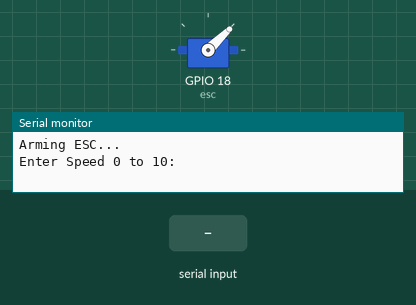
Simulated run of this sketch. Board: ESP32. On the bench: servo, the last lines printed to the serial monitor. The inputs (shaded band) are chosen by the test bench.

Above: at 4.2 s.
4.3 s: "90,45\n" received over Serial
At 6.5 s:
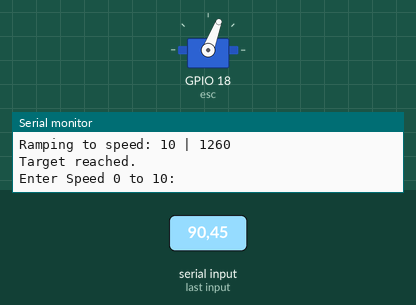
7.3 s: "5\n" received over Serial
At 7.49 s:
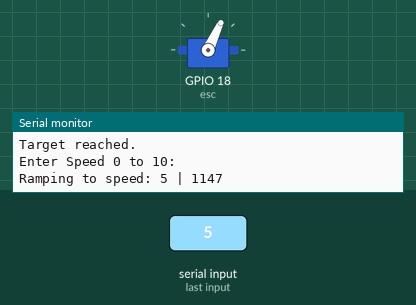
9.2 s: "30,150\n" received over Serial
At 9.37 s:
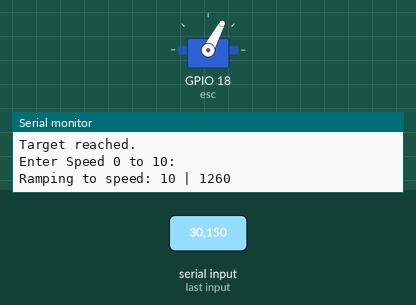
Timing chart, 0 to 12.2 s (numbered marks = the images above; inputs shaded):
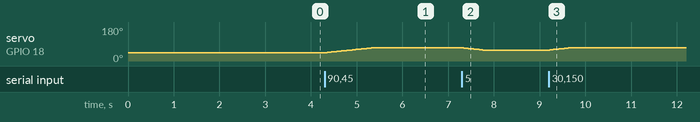

Measured:
- after the input at 4.3 s, servo on GPIO 18 (esc): moves from 44° to 69° over 1.0 s, starting at once
- after the input at 7.3 s, servo on GPIO 18 (esc): moves from 69° to 58° over 0.42 s, starting at once
- after the input at 9.2 s, servo on GPIO 18 (esc): moves from 58° to 69° over 0.40 s, starting at once

The sketch:

BLDC_ESC_CODE02.ino
```cpp
#include <ESP32Servo.h>

Servo esc;
int currentSpeed = 1000;
int targetSpeed = 1000;

const int RAMP_STEP = 5;      // µs per step (lower = smoother)
const int RAMP_DELAY = 20;    // ms between steps (lower = faster ramp)

void rampToSpeed(int target) {
  target = constrain(target, 1000, 2000);

  if (currentSpeed < target) {
    for (int s = currentSpeed; s <= target; s += RAMP_STEP) {
      esc.writeMicroseconds(s);
      delay(RAMP_DELAY);
    }
  }
  else if (currentSpeed > target) {
    for (int s = currentSpeed; s >= target; s -= RAMP_STEP) {
      esc.writeMicroseconds(s);
      delay(RAMP_DELAY);
    }
  }

  esc.writeMicroseconds(target);  // ensure we land exactly on target
  currentSpeed = target;
}

void setup() {
  esc.attach(18);
  Serial.begin(115200);
  Serial.println("Arming ESC...");
  esc.writeMicroseconds(1000);
  delay(3000);
  Serial.println("Enter Speed 0 to 10:");
}

void loop() {
  if (Serial.available()) {
    int inputSpeed = Serial.parseInt();
    while (Serial.available()) Serial.read();  // flush buffer

    inputSpeed = constrain(inputSpeed, 0, 10);
    targetSpeed = map(inputSpeed, 0, 10, 1035, 1260);

    Serial.print("Ramping to speed: ");
    Serial.print(inputSpeed);
    Serial.print(" | ");
    Serial.println(targetSpeed);


    rampToSpeed(targetSpeed);

    Serial.println("Target reached.");
    Serial.println("Enter Speed 0 to 10:");
  }
}
```
